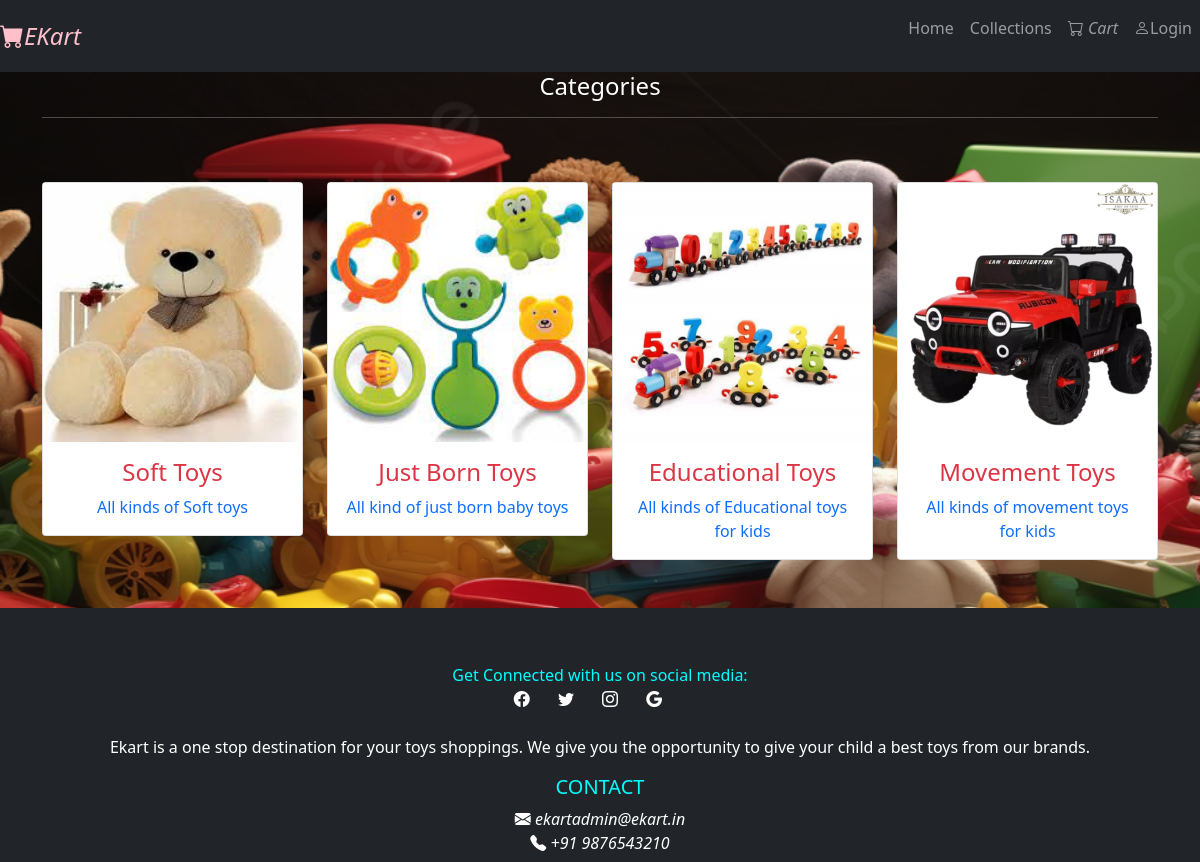
Page /collections/ on the committed database.
### app/models.py (models this page shows, shortened)
class category(models.Model):
       name=models.CharField(max_length=150,null=False,blank=False)
       image=models.ImageField(upload_to=getFileName,null=True,blank=True)
       description=models.TextField(max_length=500,null=False,blank=False)
       status=models.BooleanField(default=False,help_text="0-show,1-Hidden")
       created_at=models.DateTimeField(auto_now_add=True)

### app/views.py (the view)
# urls.py: path("collections/",views.collections,name='collections'),
def collections(request):
       catagory=category.objects.filter(status=0)
       return render(request,'collections.html',{"category":catagory})

### app/templates/collections.html (shortened to what this page needs)
{% extends 'navbar.html'%}
{% block content %}
<div class="container text-center text-white" style="margin-top:4%;">
<div class="row">
    <div class="col-12">
        <h4 class="mb-3">Categories</h4>
        <hr >
    </div>
    {% for item in category %}
    <div class="col-md-4 col-lg-3">
        <div class="card my-5" >
            <img src="{{item.image.url}}" class="card-image-top" alt="Categories">
            <a href="{% url 'collections' item.name %}">
            <div class="card-body">
                <h4 class="card-title text-danger">{{item.name}}</h4>
                <p class="card-text">{{item.description}}</p>
            </div>
        </a>
        </div>
    </div>
    {% endfor %}
</div>
</div>
{% endblock content %}

### app/templates/navbar.html (style rules this page uses)
#bg { background-repeat: no-repeat; background-size:1800px 900px ; background-position: top; background-attachment: fixed; }

### app/templates/collections.html (style rules this page uses)
a { text-decoration: none; }

### rows in the picture
category: image (picture), name "Soft Toys", description "All kinds of Soft toys"
category: image (picture), name "Just Born Toys", description "All kind of just born baby toys"
category: image (picture), name "Educational Toys", description "All kinds of Educational toys for kids"
category: image (picture), name "Movement Toys", description "All kinds of movement toys for kids"
